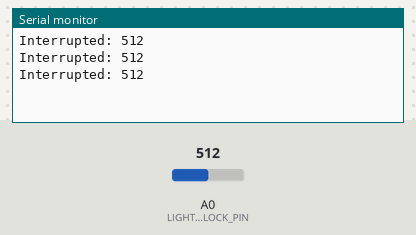
Bench run of a program on a simulated Arduino Uno, built with avr-gcc and run on an emulated ATmega328P. Parts: the last lines printed to the serial monitor. The inputs (shaded band) are chosen by the test bench; at power-on: A0 (LIGHT_BLOCK_PIN) = 512.

Above: at 1.3 s.
1.4 s: A0 (LIGHT_BLOCK_PIN) set to 716
At 1.9 s:
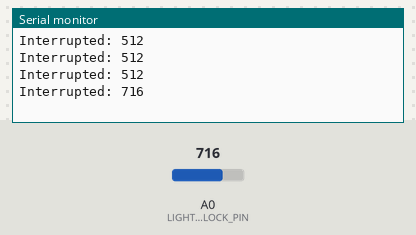
2.9 s: A0 (LIGHT_BLOCK_PIN) set to 900
At 3.4 s:
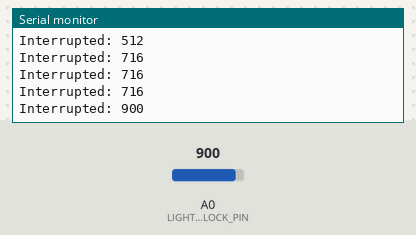
Timing chart, 0 to 5.9 s (numbered marks = the images above; inputs shaded):
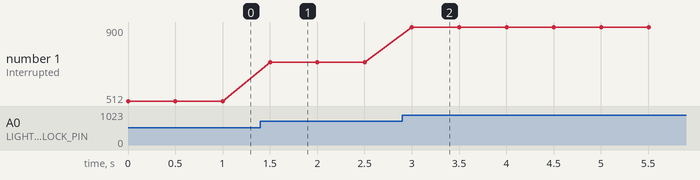

Measured:
- after the input at 1.4 s, the serial monitor: prints a new line after 0.10 s (image 1)
- after the input at 2.9 s, the serial monitor: prints a new line after 0.10 s (image 2)
- plotted number 1: 512 → 716 after the input at 1.4 s, 716 → 900 after the input at 2.9 s

The program:

main.cpp
```cpp
#include "Arduino.h"

const int LIGHT_BLOCK_PIN = A0;
const int TRESHOLD = 300;

void setup() {
	Serial.begin(9600);
}

void loop() {
	int value = analogRead(LIGHT_BLOCK_PIN);

	if (value > TRESHOLD) {
		Serial.println("Interrupted: " + (String) value);
	}

	delay(500);
}
```
